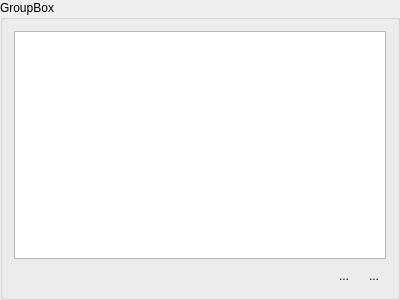
<?xml version="1.0" encoding="UTF-8"?>
<ui version="4.0">
 <class>GroupsList</class>
 <widget class="QGroupBox" name="GroupsList">
  <property name="geometry">
   <rect>
    <x>0</x>
    <y>0</y>
    <width>400</width>
    <height>300</height>
   </rect>
  </property>
  <property name="windowTitle">
   <string>GroupBox</string>
  </property>
  <property name="title">
   <string>GroupBox</string>
  </property>
  <layout class="QVBoxLayout" name="verticalLayout">
   <item>
    <widget class="QListWidget" name="listWidget"/>
   </item>
   <item>
    <layout class="QHBoxLayout" name="horizontalLayout">
     <item>
      <spacer name="horizontalSpacer">
       <property name="orientation">
        <enum>Qt::Horizontal</enum>
       </property>
       <property name="sizeHint" stdset="0">
        <size>
         <width>40</width>
         <height>20</height>
        </size>
       </property>
      </spacer>
     </item>
     <item>
      <widget class="QToolButton" name="toolButton">
       <property name="text">
        <string>...</string>
       </property>
       <property name="icon">
        <iconset resource="images.qrc">
         <normaloff>:/images/list-add.png</normaloff>:/images/list-add.png</iconset>
       </property>
       <property name="autoRaise">
        <bool>true</bool>
       </property>
      </widget>
     </item>
     <item>
      <widget class="QToolButton" name="toolButton_2">
       <property name="text">
        <string>...</string>
       </property>
       <property name="icon">
        <iconset resource="images.qrc">
         <normaloff>:/images/list-remove.png</normaloff>:/images/list-remove.png</iconset>
       </property>
       <property name="autoRaise">
        <bool>true</bool>
       </property>
      </widget>
     </item>
    </layout>
   </item>
  </layout>
 </widget>
 <resources>
  <include location="images.qrc"/>
 </resources>
 <connections/>
</ui>
